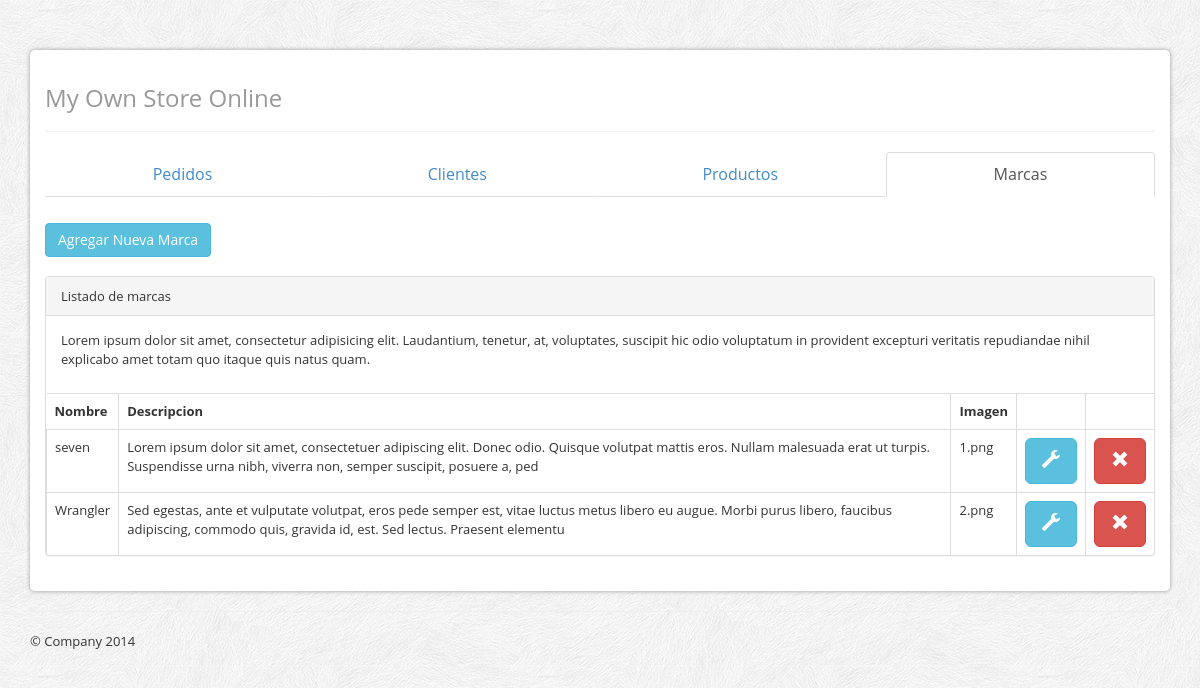
Screenshot of /admin/brand.php with the database file from the repository.
### tables this page shows
CREATE TABLE IF NOT EXISTS `brand` (
  `id` int(11) NOT NULL AUTO_INCREMENT,
  `name` varchar(100) NOT NULL,
  `descripcion` varchar(200) NOT NULL,
  `imagen` varchar(100) NOT NULL,
  PRIMARY KEY (`id`)
);

### admin/brand.php (the view, shortened to what this page needs)
    <?php
      include "header.php";
      include "../php/config.php";
      $conexion = mysqli_connect($server,$user,$password,$database) or die("Error " . mysqli_error($conexion));
      mysqli_set_charset($conexion, "utf8");
      $peticion = "SELECT * FROM brand";
      $resultado = mysqli_query($conexion, $peticion);
    ?>
        <div class="inner-container">
            <div>
              <button id="btn-add-item" data-item="#add-item" type="button" class="btn btn-info">Agregar Nueva Marca</button>
            </div>
            <br>
        </div>
        <div class="panel panel-default">
          <div class="panel-heading">Listado de marcas</div>
          <div class="panel-body">
            <p>Lorem ipsum dolor sit amet, consectetur adipisicing elit. Laudantium, tenetur, at, voluptates, suscipit hic odio voluptatum in provident excepturi veritatis repudiandae nihil explicabo amet totam quo itaque quis natus quam.</p>
          </div>
          <table class="table table-bordered">
            <tr>
              <th>Nombre</th>
              <th>Descripcion</th>
              <th>Imagen</th>
              <th></th>
              <th></th>
            </tr>
          <?php
              while ($fila = mysqli_fetch_array($resultado)) {
          ?>
            <tr>
              <form action="updateproduct.php?id=<?= $fila['id'];?>" method="POST">
                <td><?= $fila["name"]; ?></td>
                <td><?= $fila["descripcion"]; ?></td>
                <td><?= $fila["imagen"]; ?></td>
                <td>
                  <a href="editbrand.php?id=<?= $fila['id'];?>" class="btn btn-default btn-lg btn-info"><span class="glyphicon glyphicon-wrench"></span></a>
                </td>
                <td>
                  <a href="removebrand.php?id=<?= $fila['id'];?>" class="btn btn-default btn-lg btn-danger"><span class="glyphicon glyphicon-remove"></span></a>
                </td>
            </form>
            </tr>
          <?php } ?>
          </table>
        </div>
<?php mysqli_close($conexion);
      include "footer.php";
?>

### admin/css/main.css (style rules this page uses)
body { font-size: 13px; font-family: 'Open Sans', arial, tahoma, sans-serif; background:url(../img/bg.png) repeat 0 0 fixed; }

### admin/header.php (style rules this page uses)
body { padding-top: 50px; padding-bottom: 20px; }

### rows the page displays
brand: name "seven", descripcion "Lorem ipsum dolor sit amet, consectetuer adipiscing elit. Donec odio. Quisque volutpat mattis eros. Nullam malesuada erat ut turpis. Suspendisse urna nibh, viverra non, semper suscipit, posuere a, ped", imagen "1.png"
brand: name "Wrangler", descripcion "Sed egestas, ante et vulputate volutpat, eros pede semper est, vitae luctus metus libero eu augue. Morbi purus libero, faucibus adipiscing, commodo quis, gravida id, est. Sed lectus. Praesent elementu", imagen "2.png"
